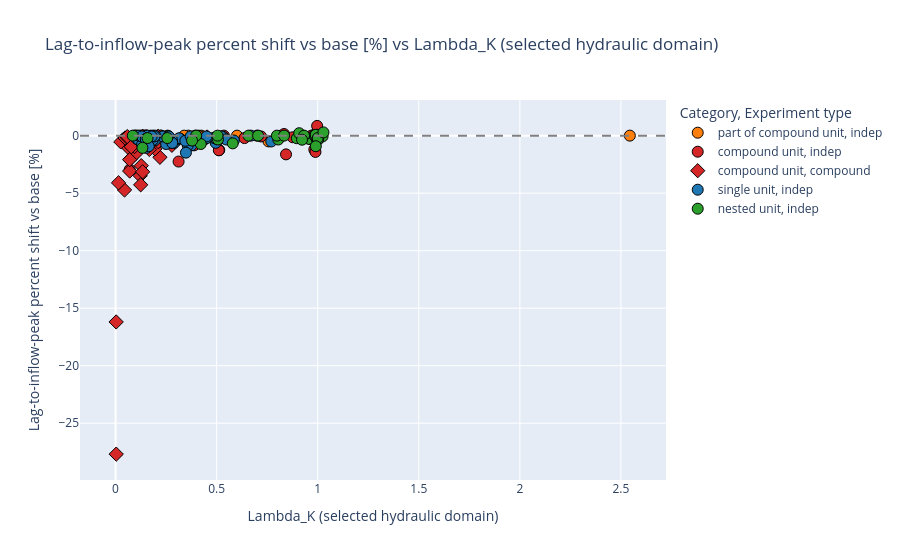
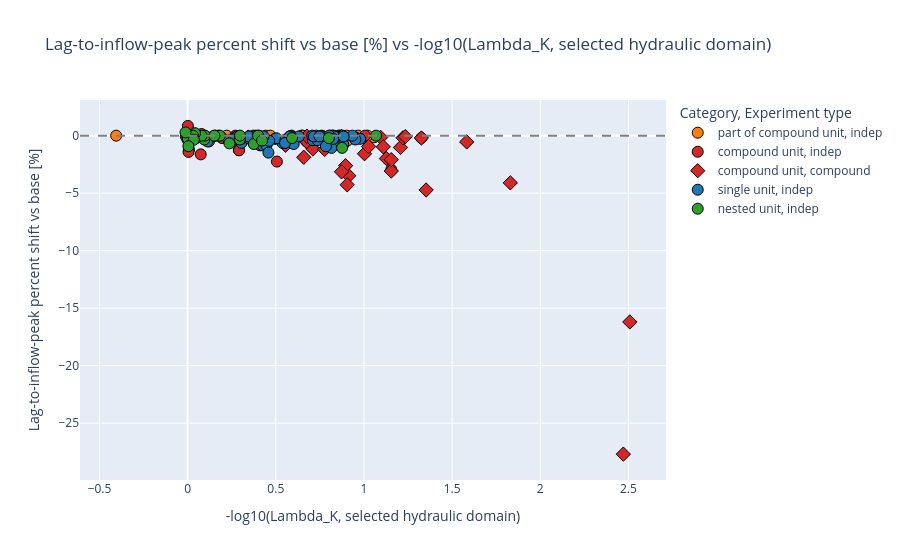
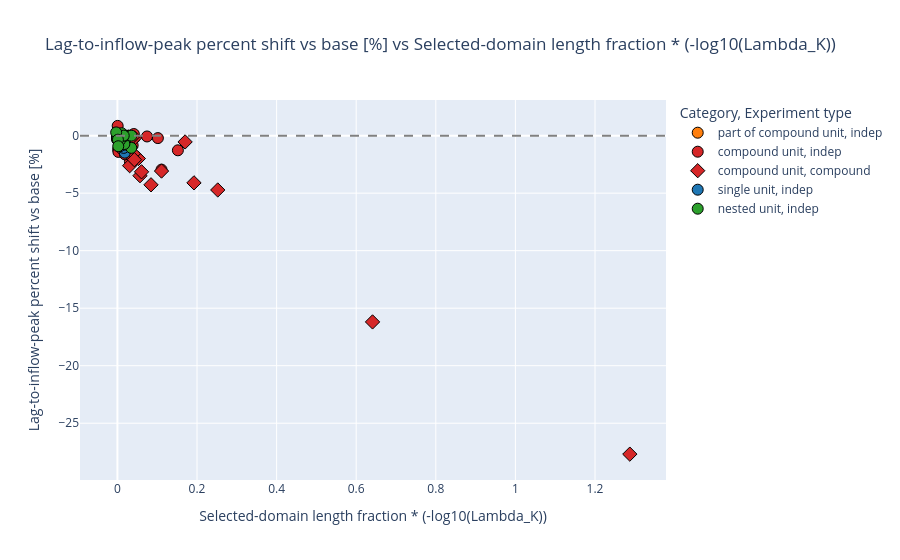

The notebook cell these images were saved under, in order:
### Markdown cell above
## Resistance/geometry formulation sensitivity

This block shows how the relationship changes as resistance is considered alone and then weighted by spatial extent and routed width share.

### Code cell
X_SENSITIVITY_METRICS = [
    "Lambda_matched",
    "neg_log10_lambda",
    "length_weighted_log_lambda",
    "len_fraction_width_weighted_log_lambda",
    "child_parent_weighted_log_lambda",
    "child_parent_width_weighted_log_lambda",
]

for x_metric in X_SENSITIVITY_METRICS:
    if x_metric not in plot_df or not pd.to_numeric(plot_df[x_metric], errors="coerce").notna().any():
        print(f"Skipping unavailable metric: {x_metric}")
        continue
    make_timing_scatter(
        plot_df,
        x=x_metric,
        y=PRIMARY_Y_METRIC,
        color="plot_category",
        symbol="mode",
        hover_fields=["example_id", "target_id", "state_id"],
    ).show()

### Figure 1 — Plotly figure (JSON) as saved in the notebook; plotly's stock layout.template omitted (floating-point values rounded to 4 significant figures; data arrays with more than 128 entries replaced by an {"elided": "..."} marker saying what was removed)
{"data": [{"customdata": {"elided": "54x3 mixed values"}, "hovertemplate": "Category=part of compound unit<br>Experiment type=indep<br>Lambda_K (selected hydraulic domain)=%{x}<br>Lag-to-inflow-peak percent shift vs base [%]=%{y}<br>Example ID=%{customdata[0]}<br>Unit / bubble id=%{customdata[1]}<br>state_id=%{customdata[2]}<extra></extra>", "legendgroup": "part of compound unit, indep", "marker": {"color": "#ff7f0e", "line": {"color": "black", "width": 1}, "size": 11, "symbol": "circle"}, "mode": "markers", "name": "part of compound unit, indep", "orientation": "v", "showlegend": true, "type": "scatter", "x": [0.1625, 0.7565, 0.1807, 0.137, 0.09536, 0.1498, 0.1107, 0.1283, 0.124, 0.3612, 0.4245, 0.6008, 2.544, 0.4102, 0.9998, 0.1862, 0.8187, 0.1392, 0.2573, 0.3602, 0.2256, 0.9996, 0.988, 0.9949, 0.9951, 0.9999, 0.9924, 0.3394, 0.9999, 0.9958, 0.1342, 0.9998, 0.4269, 0.9991, 0.9879, 0.08756, 0.09546, 0.155, 1.0, 0.9879, 0.9936, 0.2232, 0.1501, 0.174, 0.9876, 0.9998, 0.9993, 0.9989, 0.1254, 0.1379, 0.9827, 0.1082, 0.9801, 0.9203], "xaxis": "x", "y": [-0.1252, -0.5006, -0.1252, 0.0, -0.3755, 0.0, -0.211, -0.211, -0.4219, -0.1679, 0.0, 0.0, 0.0, 0.0, 0.0, 0.0, 0.0, 0.0, 0.0, 0.0, 0.0, 0.0, 0.07077, 0.07077, 0.0, 0.0, 0.07077, 0.0, -0.07077, 0.07077, -0.2123, 0.07077, -0.1415, -0.07077, 0.07077, -0.1415, 0.0, 0.0, 0.0, -0.07077, -0.1415, 0.0, 0.0, 0.0, 0.0, 0.09188, 0.0, 0.0, 0.0, -0.07077, 0.07077, 0.0, 0.0, 0.0], "yaxis": "y"}, {"customdata": [["02", 19, "S012_unit_19"], ["02", 24, "S025_unit_24"], ["02", 16, "S026_unit_16"], ["03", 24, "S027_unit_24"], ["03", 10, "S028_unit_10"], ["03", 16, "S031_unit_16"], ["05", 11, "S025_unit_11"], ["13", 40, "S041_unit_40"], ["13", 18, "S046_unit_18"], ["13", 51, "S049_unit_51"], ["13", 54, "S054_unit_54"], ["13", 44, "S056_unit_44"], ["13", 50, "S057_unit_50"], ["15", 169, "S095_unit_169"], ["15", 26, "S111_unit_26"], ["15", 144, "S113_unit_144"], ["15", 181, "S115_unit_181"], ["15", 141, "S121_unit_141"], ["15", 195, "S128_unit_195"], ["15", 204, "S130_unit_204"], ["15", 66, "S144_unit_66"], ["15", 49, "S146_unit_49"], ["15", 137, "S154_unit_137"], ["15", 88, "S165_unit_88"], ["15", 68, "S166_unit_68"], ["15", 64, "S169_unit_64"], ["15", 36, "S176_unit_36"], ["15", 21, "S179_unit_21"], ["15", 30, "S185_unit_30"], ["15", 57, "S198_unit_57"], ["15", 186, "S199_unit_186"], ["15", 35, "S201_unit_35"], ["15", 157, "S202_unit_157"], ["15", 24, "S203_unit_24"], ["15", 199, "S204_unit_199"]], "hovertemplate": "Category=compound unit<br>Experiment type=indep<br>Lambda_K (selected hydraulic domain)=%{x}<br>Lag-to-inflow-peak percent shift vs base [%]=%{y}<br>Example ID=%{customdata[0]}<br>Unit / bubble id=%{customdata[1]}<br>state_id=%{customdata[2]}<extra></extra>", "legendgroup": "compound unit, indep", "marker": {"color": "#d62728", "line": {"color": "black", "width": 1}, "size": 11, "symbol": "circle"}, "mode": "markers", "name": "compound unit, indep", "orientation": "v", "showlegend": true, "type": "scatter", "x": [0.513, 0.3118, 1.011, 0.5361, 0.3884, 0.06999, 0.2116, 0.04725, 0.1307, 0.9936, 0.9798, 0.9959, 0.9925, 1.003, 0.7197, 0.9833, 0.8765, 1.005, 0.9684, 0.134, 0.1678, 0.9172, 0.9971, 0.9684, 0.1123, 0.9619, 0.6379, 0.9889, 0.5109, 0.9748, 0.9945, 0.8333, 0.9287, 0.09885, 0.8433], "xaxis": "x", "y": [-1.252, -2.253, 0.0, 0.0, -0.8439, -2.954, -0.5036, -0.1989, -0.1326, 0.0, 0.0, 0.0, 0.0, 0.0, -0.07077, -1.203, -0.1415, -0.2831, -0.07077, 0.0, -0.3539, 0.0, 0.8493, 0.0, -0.1415, -0.2831, -0.2123, -1.415, -1.274, -0.07077, 0.07077, 0.1415, -0.2123, 0.0, -1.628], "yaxis": "y"}, {"customdata": [["02", 5, "CB001_bubble_5"], ["02", 2, "CB002_bubble_2"], ["02", 4, "CB003_bubble_4"], ["03", 14, "CB001_bubble_14"], ["03", 9, "CB002_bubble_9"], ["03", 10, "CB003_bubble_10"], ["03", 4, "CB005_bubble_4"], ["03", 12, "CB006_bubble_12"], ["05", 14, "CB001_bubble_14"], ["05", 7, "CB002_bubble_7"], ["05", 9, "CB003_bubble_9"], ["05", 13, "CB004_bubble_13"], ["05", 15, "CB005_bubble_15"], ["05", 17, "CB006_bubble_17"], ["05", 26, "CB007_bubble_26"], ["05", 33, "CB008_bubble_33"], ["13", 3, "CB001_bubble_3"], ["13", 5, "CB002_bubble_5"], ["13", 13, "CB003_bubble_13"], ["13", 19, "CB004_bubble_19"], ["13", 23, "CB005_bubble_23"], ["13", 9, "CB006_bubble_9"], ["13", 12, "CB007_bubble_12"], ["13", 16, "CB008_bubble_16"], ["13", 20, "CB009_bubble_20"], ["13", 26, "CB010_bubble_26"], ["15", 4, "CB001_bubble_4"], ["15", 3, "CB002_bubble_3"], ["15", 6, "CB003_bubble_6"], ["15", 2, "CB005_bubble_2"], ["15", 10, "CB006_bubble_10"], ["15", 9, "CB007_bubble_9"]], "hovertemplate": "Category=compound unit<br>Experiment type=compound<br>Lambda_K (selected hydraulic domain)=%{x}<br>Lag-to-inflow-peak percent shift vs base [%]=%{y}<br>Example ID=%{customdata[0]}<br>Unit / bubble id=%{customdata[1]}<br>state_id=%{customdata[2]}<extra></extra>", "legendgroup": "compound unit, compound", "marker": {"color": "#d62728", "line": {"color": "black", "width": 1}, "size": 11, "symbol": "diamond"}, "mode": "markers", "name": "compound unit, compound", "orientation": "v", "showlegend": true, "type": "scatter", "x": [0.04442, 0.122, 0.1271, 0.01479, 0.1244, 0.06999, 0.2195, 0.06208, 0.07455, 0.2788, 0.193, 0.09927, 0.195, 0.09415, 0.2116, 0.134, 0.02613, 0.04725, 0.06004, 0.1307, 0.1481, 0.4529, 0.0804, 0.1473, 0.0583, 0.2107, 0.003379, 0.003104, 0.07001, 0.134, 0.07774, 0.1671], "xaxis": "x", "y": [-4.723, -3.483, -2.612, -4.103, -4.274, -3.077, -1.88, -1.026, -1.992, -0.8386, -0.6813, -1.572, -1.153, -0.9434, -0.5241, -3.145, -0.5456, -0.2046, -0.1876, -0.1194, -0.1535, -0.1194, -0.1535, -0.1364, -0.08525, -0.05115, -27.69, -16.19, -2.09, -0.07463, -0.9701, -1.194], "yaxis": "y"}, {"customdata": {"elided": "54x3 mixed values"}, "hovertemplate": "Category=single unit<br>Experiment type=indep<br>Lambda_K (selected hydraulic domain)=%{x}<br>Lag-to-inflow-peak percent shift vs base [%]=%{y}<br>Example ID=%{customdata[0]}<br>Unit / bubble id=%{customdata[1]}<br>state_id=%{customdata[2]}<extra></extra>", "legendgroup": "single unit, indep", "marker": {"color": "#1f77b4", "line": {"color": "black", "width": 1}, "size": 11, "symbol": "circle"}, "mode": "markers", "name": "single unit, indep", "orientation": "v", "showlegend": true, "type": "scatter", "x": [0.4954, 0.5852, 0.2829, 0.2899, 0.1512, 0.1695, 0.3752, 0.3571, 0.3482, 0.4849, 0.4452, 0.5325, 0.3199, 0.3142, 0.2785, 0.388, 0.4377, 0.1051, 0.4499, 0.516, 0.1536, 0.5226, 0.4984, 0.1302, 0.3451, 0.1952, 0.5479, 0.7703, 0.2503, 0.112, 0.1527, 0.1836, 0.131, 0.147, 0.6991, 0.3945, 0.2576, 0.2341, 0.6693, 0.172, 0.4505, 0.2636, 0.3713, 0.1964, 0.1163, 0.1712, 0.2629, 0.1574, 0.1921, 0.1787, 0.1305, 0.2805, 0.1494, 0.1644], "xaxis": "x", "y": [-0.6258, -0.4219, -0.6329, -0.6329, -0.4219, -0.4219, -0.8439, -0.8439, -1.477, -0.1835, -0.1679, -0.1119, -0.2798, -0.2238, -0.3358, -0.2798, -0.3358, -0.2798, -0.2238, -0.2798, -0.3917, -0.05596, -0.2798, -0.1119, -0.4477, -0.3917, -0.3358, -0.5036, -0.7275, -0.3358, -1.063, -0.3917, -0.7834, -0.06631, 0.0, 0.0, -0.06631, -0.06631, 0.0, -0.06631, -0.06631, -0.06631, -0.06631, 0.0, 0.0, -0.06631, -0.06631, 0.0, -0.06631, -0.06631, -0.06631, -0.6369, -0.2831, -0.92], "yaxis": "y"}, {"customdata": [["03", 20, "S006_unit_20"], ["03", 19, "S014_unit_19"], ["03", 6, "S024_unit_6"], ["03", 8, "S025_unit_8"], ["03", 26, "S026_unit_26"], ["05", 23, "S018_unit_23"], ["05", 36, "S020_unit_36"], ["05", 34, "S027_unit_34"], ["05", 37, "S030_unit_37"], ["05", 27, "S034_unit_27"], ["05", 24, "S037_unit_24"], ["05", 28, "S042_unit_28"], ["05", 25, "S043_unit_25"], ["13", 52, "S018_unit_52"], ["13", 26, "S019_unit_26"], ["13", 5, "S021_unit_5"], ["13", 28, "S038_unit_28"], ["13", 21, "S042_unit_21"], ["13", 33, "S045_unit_33"], ["13", 22, "S052_unit_22"], ["13", 56, "S053_unit_56"], ["13", 29, "S058_unit_29"], ["15", 92, "S009_unit_92"], ["15", 183, "S018_unit_183"], ["15", 65, "S024_unit_65"], ["15", 100, "S046_unit_100"], ["15", 40, "S067_unit_40"], ["15", 98, "S080_unit_98"], ["15", 201, "S082_unit_201"], ["15", 129, "S087_unit_129"], ["15", 9, "S112_unit_9"], ["15", 69, "S114_unit_69"], ["15", 53, "S116_unit_53"], ["15", 185, "S170_unit_185"], ["15", 14, "S171_unit_14"], ["15", 128, "S175_unit_128"]], "hovertemplate": "Category=nested unit<br>Experiment type=indep<br>Lambda_K (selected hydraulic domain)=%{x}<br>Lag-to-inflow-peak percent shift vs base [%]=%{y}<br>Example ID=%{customdata[0]}<br>Unit / bubble id=%{customdata[1]}<br>state_id=%{customdata[2]}<extra></extra>", "legendgroup": "nested unit, indep", "marker": {"color": "#2ca02c", "line": {"color": "black", "width": 1}, "size": 11, "symbol": "circle"}, "mode": "markers", "name": "nested unit, indep", "orientation": "v", "showlegend": true, "type": "scatter", "x": [0.2559, 0.1582, 0.991, 0.9948, 0.9758, 0.805, 0.5065, 0.8967, 0.9563, 0.995, 0.5797, 0.1331, 0.4215, 0.6576, 0.5045, 0.7981, 0.7053, 0.8336, 0.9838, 0.3986, 1.024, 0.08534, 0.9975, 1.006, 1.0, 0.9885, 0.9958, 0.99, 0.9084, 1.001, 0.3785, 1.0, 0.9323, 1.028, 0.9224, 0.9907], "xaxis": "x", "y": [-0.211, -0.211, -0.211, -0.211, -0.211, -0.3358, -0.3358, -0.2238, -0.2798, -0.3358, -0.6715, -1.063, -0.7275, 0.0, 0.0, 0.0, 0.0, 0.0, 0.0, 0.0, -0.06631, 0.0, 0.0, 0.0, 0.07077, 0.0, 0.0, 0.07077, 0.2123, -0.3539, -0.4246, -0.2123, 0.0, 0.2831, -0.3539, -0.92], "yaxis": "y"}], "layout": {"legend": {"title": {"text": "Category, Experiment type"}, "tracegroupgap": 0}, "shapes": [{"line": {"color": "gray", "dash": "dash"}, "type": "line", "x0": 0, "x1": 1, "xref": "x domain", "y0": 0, "y1": 0, "yref": "y"}], "title": {"text": "Lag-to-inflow-peak percent shift vs base [%] vs Lambda_K (selected hydraulic domain)"}, "xaxis": {"anchor": "y", "domain": [0, 1], "title": {"text": "Lambda_K (selected hydraulic domain)"}}, "yaxis": {"anchor": "x", "domain": [0, 1], "title": {"text": "Lag-to-inflow-peak percent shift vs base [%]"}}}}

### Figure 2 — Plotly figure (JSON) as saved in the notebook; plotly's stock layout.template omitted (floating-point values rounded to 4 significant figures; data arrays with more than 128 entries replaced by an {"elided": "..."} marker saying what was removed)
{"data": [{"customdata": {"elided": "54x3 mixed values"}, "hovertemplate": "Category=part of compound unit<br>Experiment type=indep<br>-log10(Lambda_K, selected hydraulic domain)=%{x}<br>Lag-to-inflow-peak percent shift vs base [%]=%{y}<br>Example ID=%{customdata[0]}<br>Unit / bubble id=%{customdata[1]}<br>state_id=%{customdata[2]}<extra></extra>", "legendgroup": "part of compound unit, indep", "marker": {"color": "#ff7f0e", "line": {"color": "black", "width": 1}, "size": 11, "symbol": "circle"}, "mode": "markers", "name": "part of compound unit, indep", "orientation": "v", "showlegend": true, "type": "scatter", "x": [0.7892, 0.1212, 0.7429, 0.8633, 1.021, 0.8245, 0.9558, 0.8918, 0.9067, 0.4423, 0.3721, 0.2213, -0.4055, 0.387, 6.919e-05, 0.73, 0.08688, 0.8565, 0.5895, 0.4435, 0.6466, 0.0001543, 0.005247, 0.002236, 0.002148, 3.392e-05, 0.003313, 0.4693, 4.473e-05, 0.001812, 0.8723, 9.658e-05, 0.3697, 0.0003988, 0.005276, 1.058, 1.02, 0.8096, -2.881e-05, 0.005271, 0.002788, 0.6513, 0.8236, 0.7595, 0.00541, 7.706e-05, 0.0003239, 0.0004907, 0.9019, 0.8603, 0.007591, 0.9659, 0.008708, 0.03609], "xaxis": "x", "y": [-0.1252, -0.5006, -0.1252, 0.0, -0.3755, 0.0, -0.211, -0.211, -0.4219, -0.1679, 0.0, 0.0, 0.0, 0.0, 0.0, 0.0, 0.0, 0.0, 0.0, 0.0, 0.0, 0.0, 0.07077, 0.07077, 0.0, 0.0, 0.07077, 0.0, -0.07077, 0.07077, -0.2123, 0.07077, -0.1415, -0.07077, 0.07077, -0.1415, 0.0, 0.0, 0.0, -0.07077, -0.1415, 0.0, 0.0, 0.0, 0.0, 0.09188, 0.0, 0.0, 0.0, -0.07077, 0.07077, 0.0, 0.0, 0.0], "yaxis": "y"}, {"customdata": [["02", 19, "S012_unit_19"], ["02", 24, "S025_unit_24"], ["02", 16, "S026_unit_16"], ["03", 24, "S027_unit_24"], ["03", 10, "S028_unit_10"], ["03", 16, "S031_unit_16"], ["05", 11, "S025_unit_11"], ["13", 40, "S041_unit_40"], ["13", 18, "S046_unit_18"], ["13", 51, "S049_unit_51"], ["13", 54, "S054_unit_54"], ["13", 44, "S056_unit_44"], ["13", 50, "S057_unit_50"], ["15", 169, "S095_unit_169"], ["15", 26, "S111_unit_26"], ["15", 144, "S113_unit_144"], ["15", 181, "S115_unit_181"], ["15", 141, "S121_unit_141"], ["15", 195, "S128_unit_195"], ["15", 204, "S130_unit_204"], ["15", 66, "S144_unit_66"], ["15", 49, "S146_unit_49"], ["15", 137, "S154_unit_137"], ["15", 88, "S165_unit_88"], ["15", 68, "S166_unit_68"], ["15", 64, "S169_unit_64"], ["15", 36, "S176_unit_36"], ["15", 21, "S179_unit_21"], ["15", 30, "S185_unit_30"], ["15", 57, "S198_unit_57"], ["15", 186, "S199_unit_186"], ["15", 35, "S201_unit_35"], ["15", 157, "S202_unit_157"], ["15", 24, "S203_unit_24"], ["15", 199, "S204_unit_199"]], "hovertemplate": "Category=compound unit<br>Experiment type=indep<br>-log10(Lambda_K, selected hydraulic domain)=%{x}<br>Lag-to-inflow-peak percent shift vs base [%]=%{y}<br>Example ID=%{customdata[0]}<br>Unit / bubble id=%{customdata[1]}<br>state_id=%{customdata[2]}<extra></extra>", "legendgroup": "compound unit, indep", "marker": {"color": "#d62728", "line": {"color": "black", "width": 1}, "size": 11, "symbol": "circle"}, "mode": "markers", "name": "compound unit, indep", "orientation": "v", "showlegend": true, "type": "scatter", "x": [0.2899, 0.5061, -0.004591, 0.2708, 0.4108, 1.155, 0.6745, 1.326, 0.8837, 0.002797, 0.008863, 0.001778, 0.003284, -0.001185, 0.1429, 0.007335, 0.05725, -0.002032, 0.01394, 0.873, 0.7753, 0.03755, 0.001245, 0.01396, 0.9497, 0.01688, 0.1952, 0.004854, 0.2917, 0.01107, 0.002398, 0.07917, 0.03211, 1.005, 0.07401], "xaxis": "x", "y": [-1.252, -2.253, 0.0, 0.0, -0.8439, -2.954, -0.5036, -0.1989, -0.1326, 0.0, 0.0, 0.0, 0.0, 0.0, -0.07077, -1.203, -0.1415, -0.2831, -0.07077, 0.0, -0.3539, 0.0, 0.8493, 0.0, -0.1415, -0.2831, -0.2123, -1.415, -1.274, -0.07077, 0.07077, 0.1415, -0.2123, 0.0, -1.628], "yaxis": "y"}, {"customdata": [["02", 5, "CB001_bubble_5"], ["02", 2, "CB002_bubble_2"], ["02", 4, "CB003_bubble_4"], ["03", 14, "CB001_bubble_14"], ["03", 9, "CB002_bubble_9"], ["03", 10, "CB003_bubble_10"], ["03", 4, "CB005_bubble_4"], ["03", 12, "CB006_bubble_12"], ["05", 14, "CB001_bubble_14"], ["05", 7, "CB002_bubble_7"], ["05", 9, "CB003_bubble_9"], ["05", 13, "CB004_bubble_13"], ["05", 15, "CB005_bubble_15"], ["05", 17, "CB006_bubble_17"], ["05", 26, "CB007_bubble_26"], ["05", 33, "CB008_bubble_33"], ["13", 3, "CB001_bubble_3"], ["13", 5, "CB002_bubble_5"], ["13", 13, "CB003_bubble_13"], ["13", 19, "CB004_bubble_19"], ["13", 23, "CB005_bubble_23"], ["13", 9, "CB006_bubble_9"], ["13", 12, "CB007_bubble_12"], ["13", 16, "CB008_bubble_16"], ["13", 20, "CB009_bubble_20"], ["13", 26, "CB010_bubble_26"], ["15", 4, "CB001_bubble_4"], ["15", 3, "CB002_bubble_3"], ["15", 6, "CB003_bubble_6"], ["15", 2, "CB005_bubble_2"], ["15", 10, "CB006_bubble_10"], ["15", 9, "CB007_bubble_9"]], "hovertemplate": "Category=compound unit<br>Experiment type=compound<br>-log10(Lambda_K, selected hydraulic domain)=%{x}<br>Lag-to-inflow-peak percent shift vs base [%]=%{y}<br>Example ID=%{customdata[0]}<br>Unit / bubble id=%{customdata[1]}<br>state_id=%{customdata[2]}<extra></extra>", "legendgroup": "compound unit, compound", "marker": {"color": "#d62728", "line": {"color": "black", "width": 1}, "size": 11, "symbol": "diamond"}, "mode": "markers", "name": "compound unit, compound", "orientation": "v", "showlegend": true, "type": "scatter", "x": [1.352, 0.9138, 0.8958, 1.83, 0.905, 1.155, 0.6585, 1.207, 1.128, 0.5546, 0.7145, 1.003, 0.7101, 1.026, 0.6745, 0.873, 1.583, 1.326, 1.222, 0.8837, 0.8294, 0.344, 1.095, 0.8317, 1.234, 0.6763, 2.471, 2.508, 1.155, 0.873, 1.109, 0.7771], "xaxis": "x", "y": [-4.723, -3.483, -2.612, -4.103, -4.274, -3.077, -1.88, -1.026, -1.992, -0.8386, -0.6813, -1.572, -1.153, -0.9434, -0.5241, -3.145, -0.5456, -0.2046, -0.1876, -0.1194, -0.1535, -0.1194, -0.1535, -0.1364, -0.08525, -0.05115, -27.69, -16.19, -2.09, -0.07463, -0.9701, -1.194], "yaxis": "y"}, {"customdata": {"elided": "54x3 mixed values"}, "hovertemplate": "Category=single unit<br>Experiment type=indep<br>-log10(Lambda_K, selected hydraulic domain)=%{x}<br>Lag-to-inflow-peak percent shift vs base [%]=%{y}<br>Example ID=%{customdata[0]}<br>Unit / bubble id=%{customdata[1]}<br>state_id=%{customdata[2]}<extra></extra>", "legendgroup": "single unit, indep", "marker": {"color": "#1f77b4", "line": {"color": "black", "width": 1}, "size": 11, "symbol": "circle"}, "mode": "markers", "name": "single unit, indep", "orientation": "v", "showlegend": true, "type": "scatter", "x": [0.305, 0.2327, 0.5484, 0.5377, 0.8206, 0.7708, 0.4258, 0.4472, 0.4581, 0.3144, 0.3514, 0.2737, 0.4949, 0.5028, 0.5552, 0.4111, 0.3588, 0.9785, 0.3469, 0.2874, 0.8135, 0.2819, 0.3024, 0.8854, 0.4621, 0.7095, 0.2613, 0.1133, 0.6015, 0.9508, 0.8162, 0.7361, 0.8827, 0.8326, 0.1554, 0.4039, 0.589, 0.6306, 0.1744, 0.7644, 0.3463, 0.579, 0.4303, 0.7068, 0.9342, 0.7664, 0.5802, 0.8029, 0.7164, 0.7479, 0.8843, 0.552, 0.8256, 0.7841], "xaxis": "x", "y": [-0.6258, -0.4219, -0.6329, -0.6329, -0.4219, -0.4219, -0.8439, -0.8439, -1.477, -0.1835, -0.1679, -0.1119, -0.2798, -0.2238, -0.3358, -0.2798, -0.3358, -0.2798, -0.2238, -0.2798, -0.3917, -0.05596, -0.2798, -0.1119, -0.4477, -0.3917, -0.3358, -0.5036, -0.7275, -0.3358, -1.063, -0.3917, -0.7834, -0.06631, 0.0, 0.0, -0.06631, -0.06631, 0.0, -0.06631, -0.06631, -0.06631, -0.06631, 0.0, 0.0, -0.06631, -0.06631, 0.0, -0.06631, -0.06631, -0.06631, -0.6369, -0.2831, -0.92], "yaxis": "y"}, {"customdata": [["03", 20, "S006_unit_20"], ["03", 19, "S014_unit_19"], ["03", 6, "S024_unit_6"], ["03", 8, "S025_unit_8"], ["03", 26, "S026_unit_26"], ["05", 23, "S018_unit_23"], ["05", 36, "S020_unit_36"], ["05", 34, "S027_unit_34"], ["05", 37, "S030_unit_37"], ["05", 27, "S034_unit_27"], ["05", 24, "S037_unit_24"], ["05", 28, "S042_unit_28"], ["05", 25, "S043_unit_25"], ["13", 52, "S018_unit_52"], ["13", 26, "S019_unit_26"], ["13", 5, "S021_unit_5"], ["13", 28, "S038_unit_28"], ["13", 21, "S042_unit_21"], ["13", 33, "S045_unit_33"], ["13", 22, "S052_unit_22"], ["13", 56, "S053_unit_56"], ["13", 29, "S058_unit_29"], ["15", 92, "S009_unit_92"], ["15", 183, "S018_unit_183"], ["15", 65, "S024_unit_65"], ["15", 100, "S046_unit_100"], ["15", 40, "S067_unit_40"], ["15", 98, "S080_unit_98"], ["15", 201, "S082_unit_201"], ["15", 129, "S087_unit_129"], ["15", 9, "S112_unit_9"], ["15", 69, "S114_unit_69"], ["15", 53, "S116_unit_53"], ["15", 185, "S170_unit_185"], ["15", 14, "S171_unit_14"], ["15", 128, "S175_unit_128"]], "hovertemplate": "Category=nested unit<br>Experiment type=indep<br>-log10(Lambda_K, selected hydraulic domain)=%{x}<br>Lag-to-inflow-peak percent shift vs base [%]=%{y}<br>Example ID=%{customdata[0]}<br>Unit / bubble id=%{customdata[1]}<br>state_id=%{customdata[2]}<extra></extra>", "legendgroup": "nested unit, indep", "marker": {"color": "#2ca02c", "line": {"color": "black", "width": 1}, "size": 11, "symbol": "circle"}, "mode": "markers", "name": "nested unit, indep", "orientation": "v", "showlegend": true, "type": "scatter", "x": [0.5919, 0.8007, 0.003931, 0.002246, 0.01062, 0.09421, 0.2954, 0.04736, 0.0194, 0.002196, 0.2368, 0.8759, 0.3752, 0.1821, 0.2971, 0.09792, 0.1517, 0.07902, 0.007105, 0.3995, -0.01036, 1.069, 0.001096, -0.002698, -0.0001121, 0.005044, 0.001819, 0.004359, 0.04174, -0.0006327, 0.422, -8.033e-05, 0.03045, -0.01213, 0.03506, 0.004066], "xaxis": "x", "y": [-0.211, -0.211, -0.211, -0.211, -0.211, -0.3358, -0.3358, -0.2238, -0.2798, -0.3358, -0.6715, -1.063, -0.7275, 0.0, 0.0, 0.0, 0.0, 0.0, 0.0, 0.0, -0.06631, 0.0, 0.0, 0.0, 0.07077, 0.0, 0.0, 0.07077, 0.2123, -0.3539, -0.4246, -0.2123, 0.0, 0.2831, -0.3539, -0.92], "yaxis": "y"}], "layout": {"legend": {"title": {"text": "Category, Experiment type"}, "tracegroupgap": 0}, "shapes": [{"line": {"color": "gray", "dash": "dash"}, "type": "line", "x0": 0, "x1": 1, "xref": "x domain", "y0": 0, "y1": 0, "yref": "y"}], "title": {"text": "Lag-to-inflow-peak percent shift vs base [%] vs -log10(Lambda_K, selected hydraulic domain)"}, "xaxis": {"anchor": "y", "domain": [0, 1], "title": {"text": "-log10(Lambda_K, selected hydraulic domain)"}}, "yaxis": {"anchor": "x", "domain": [0, 1], "title": {"text": "Lag-to-inflow-peak percent shift vs base [%]"}}}}

### Figure 3 — Plotly figure (JSON) as saved in the notebook; plotly's stock layout.template omitted (floating-point values rounded to 4 significant figures; data arrays with more than 128 entries replaced by an {"elided": "..."} marker saying what was removed)
{"data": [{"customdata": {"elided": "54x3 mixed values"}, "hovertemplate": "Category=part of compound unit<br>Experiment type=indep<br>Selected-domain length fraction * (-log10(Lambda_K))=%{x}<br>Lag-to-inflow-peak percent shift vs base [%]=%{y}<br>Example ID=%{customdata[0]}<br>Unit / bubble id=%{customdata[1]}<br>state_id=%{customdata[2]}<extra></extra>", "legendgroup": "part of compound unit, indep", "marker": {"color": "#ff7f0e", "line": {"color": "black", "width": 1}, "size": 11, "symbol": "circle"}, "mode": "markers", "name": "part of compound unit, indep", "orientation": "v", "showlegend": true, "type": "scatter", "x": [0.005488, 0.0226, 0.003395, 0.004764, 0.007821, 0.007955, 0.0122, 0.01342, 0.0205, 0.003213, 0.001474, 0.000926, -0.001073, 0.00139, 7.435e-06, 0.002698, 0.002819, 0.004046, 0.001971, 0.00194, 0.001495, 8.04e-05, 0.002734, 0.0005716, 0.000549, 1.767e-05, 0.001726, 0.002522, 2.33e-05, 0.0004632, 0.005502, 2.468e-05, 0.003665, 0.0002078, 6.915e-05, 0.004668, 0.001394, 0.001789, -1.501e-05, 0.001347, 0.001452, 0.002579, 0.004868, 0.001426, 0.002819, 4.015e-05, 8.279e-05, 0.0002556, 0.006542, 0.006161, 0.00194, 0.004988, 0.002226, 0.009224], "xaxis": "x", "y": [-0.1252, -0.5006, -0.1252, 0.0, -0.3755, 0.0, -0.211, -0.211, -0.4219, -0.1679, 0.0, 0.0, 0.0, 0.0, 0.0, 0.0, 0.0, 0.0, 0.0, 0.0, 0.0, 0.0, 0.07077, 0.07077, 0.0, 0.0, 0.07077, 0.0, -0.07077, 0.07077, -0.2123, 0.07077, -0.1415, -0.07077, 0.07077, -0.1415, 0.0, 0.0, 0.0, -0.07077, -0.1415, 0.0, 0.0, 0.0, 0.0, 0.09188, 0.0, 0.0, 0.0, -0.07077, 0.07077, 0.0, 0.0, 0.0], "yaxis": "y"}, {"customdata": [["02", 19, "S012_unit_19"], ["02", 24, "S025_unit_24"], ["02", 16, "S026_unit_16"], ["03", 24, "S027_unit_24"], ["03", 10, "S028_unit_10"], ["03", 16, "S031_unit_16"], ["05", 11, "S025_unit_11"], ["13", 40, "S041_unit_40"], ["13", 18, "S046_unit_18"], ["13", 51, "S049_unit_51"], ["13", 54, "S054_unit_54"], ["13", 44, "S056_unit_44"], ["13", 50, "S057_unit_50"], ["15", 169, "S095_unit_169"], ["15", 26, "S111_unit_26"], ["15", 144, "S113_unit_144"], ["15", 181, "S115_unit_181"], ["15", 141, "S121_unit_141"], ["15", 195, "S128_unit_195"], ["15", 204, "S130_unit_204"], ["15", 66, "S144_unit_66"], ["15", 49, "S146_unit_49"], ["15", 137, "S154_unit_137"], ["15", 88, "S165_unit_88"], ["15", 68, "S166_unit_68"], ["15", 64, "S169_unit_64"], ["15", 36, "S176_unit_36"], ["15", 21, "S179_unit_21"], ["15", 30, "S185_unit_30"], ["15", 57, "S198_unit_57"], ["15", 186, "S199_unit_186"], ["15", 35, "S201_unit_35"], ["15", 157, "S202_unit_157"], ["15", 24, "S203_unit_24"], ["15", 199, "S204_unit_199"]], "hovertemplate": "Category=compound unit<br>Experiment type=indep<br>Selected-domain length fraction * (-log10(Lambda_K))=%{x}<br>Lag-to-inflow-peak percent shift vs base [%]=%{y}<br>Example ID=%{customdata[0]}<br>Unit / bubble id=%{customdata[1]}<br>state_id=%{customdata[2]}<extra></extra>", "legendgroup": "compound unit, indep", "marker": {"color": "#d62728", "line": {"color": "black", "width": 1}, "size": 11, "symbol": "circle"}, "mode": "markers", "name": "compound unit, indep", "orientation": "v", "showlegend": true, "type": "scatter", "x": [0.00997, 0.03145, -0.0008558, 0.02846, 0.03832, 0.1109, 0.01267, 0.04301, 0.02797, 0.0003005, 0.0009525, 0.000191, 0.0003529, -0.0003029, 0.07443, 0.001875, 0.01463, -0.0005194, 0.003562, 0.01144, 0.01351, 0.01956, 0.0006488, 0.007273, 0.0114, 0.008793, 0.1017, 0.002529, 0.152, 0.00577, 0.0006128, 0.04125, 0.008206, 0.01294, 0.01892], "xaxis": "x", "y": [-1.252, -2.253, 0.0, 0.0, -0.8439, -2.954, -0.5036, -0.1989, -0.1326, 0.0, 0.0, 0.0, 0.0, 0.0, -0.07077, -1.203, -0.1415, -0.2831, -0.07077, 0.0, -0.3539, 0.0, 0.8493, 0.0, -0.1415, -0.2831, -0.2123, -1.415, -1.274, -0.07077, 0.07077, 0.1415, -0.2123, 0.0, -1.628], "yaxis": "y"}, {"customdata": [["02", 5, "CB001_bubble_5"], ["02", 2, "CB002_bubble_2"], ["02", 4, "CB003_bubble_4"], ["03", 14, "CB001_bubble_14"], ["03", 9, "CB002_bubble_9"], ["03", 10, "CB003_bubble_10"], ["03", 4, "CB005_bubble_4"], ["03", 12, "CB006_bubble_12"], ["05", 14, "CB001_bubble_14"], ["05", 7, "CB002_bubble_7"], ["05", 9, "CB003_bubble_9"], ["05", 13, "CB004_bubble_13"], ["05", 15, "CB005_bubble_15"], ["05", 17, "CB006_bubble_17"], ["05", 26, "CB007_bubble_26"], ["05", 33, "CB008_bubble_33"], ["13", 3, "CB001_bubble_3"], ["13", 5, "CB002_bubble_5"], ["13", 13, "CB003_bubble_13"], ["13", 19, "CB004_bubble_19"], ["13", 23, "CB005_bubble_23"], ["13", 9, "CB006_bubble_9"], ["13", 12, "CB007_bubble_12"], ["13", 16, "CB008_bubble_16"], ["13", 20, "CB009_bubble_20"], ["13", 26, "CB010_bubble_26"], ["15", 4, "CB001_bubble_4"], ["15", 3, "CB002_bubble_3"], ["15", 6, "CB003_bubble_6"], ["15", 2, "CB005_bubble_2"], ["15", 10, "CB006_bubble_10"], ["15", 9, "CB007_bubble_9"]], "hovertemplate": "Category=compound unit<br>Experiment type=compound<br>Selected-domain length fraction * (-log10(Lambda_K))=%{x}<br>Lag-to-inflow-peak percent shift vs base [%]=%{y}<br>Example ID=%{customdata[0]}<br>Unit / bubble id=%{customdata[1]}<br>state_id=%{customdata[2]}<extra></extra>", "legendgroup": "compound unit, compound", "marker": {"color": "#d62728", "line": {"color": "black", "width": 1}, "size": 11, "symbol": "diamond"}, "mode": "markers", "name": "compound unit, compound", "orientation": "v", "showlegend": true, "type": "scatter", "x": [0.2521, 0.05679, 0.03081, 0.1924, 0.08443, 0.1109, 0.03865, 0.03263, 0.05259, 0.01457, 0.01082, 0.03994, 0.01807, 0.02531, 0.01267, 0.06065, 0.1701, 0.04301, 0.0264, 0.02797, 0.01786, 0.007948, 0.03608, 0.03688, 0.01268, 0.01287, 1.288, 0.641, 0.04262, 0.01144, 0.01954, 0.01108], "xaxis": "x", "y": [-4.723, -3.483, -2.612, -4.103, -4.274, -3.077, -1.88, -1.026, -1.992, -0.8386, -0.6813, -1.572, -1.153, -0.9434, -0.5241, -3.145, -0.5456, -0.2046, -0.1876, -0.1194, -0.1535, -0.1194, -0.1535, -0.1364, -0.08525, -0.05115, -27.69, -16.19, -2.09, -0.07463, -0.9701, -1.194], "yaxis": "y"}, {"customdata": {"elided": "54x3 mixed values"}, "hovertemplate": "Category=single unit<br>Experiment type=indep<br>Selected-domain length fraction * (-log10(Lambda_K))=%{x}<br>Lag-to-inflow-peak percent shift vs base [%]=%{y}<br>Example ID=%{customdata[0]}<br>Unit / bubble id=%{customdata[1]}<br>state_id=%{customdata[2]}<extra></extra>", "legendgroup": "single unit, indep", "marker": {"color": "#1f77b4", "line": {"color": "black", "width": 1}, "size": 11, "symbol": "circle"}, "mode": "markers", "name": "single unit, indep", "orientation": "v", "showlegend": true, "type": "scatter", "x": [0.007183, 0.005622, 0.009676, 0.009635, 0.01456, 0.01121, 0.01122, 0.01441, 0.01856, 0.00242, 0.00198, 0.001987, 0.003909, 0.004034, 0.004064, 0.003938, 0.003414, 0.005814, 0.003572, 0.003499, 0.00649, 0.003666, 0.003156, 0.008271, 0.007542, 0.00969, 0.006416, 0.003184, 0.01104, 0.0155, 0.01571, 0.01291, 0.01824, 0.004673, 0.001106, 0.003355, 0.005478, 0.005491, 0.002151, 0.003743, 0.002696, 0.006338, 0.005809, 0.005618, 0.005868, 0.00933, 0.007765, 0.008132, 0.01741, 0.01699, 0.02502, 0.006765, 0.006925, 0.006494], "xaxis": "x", "y": [-0.6258, -0.4219, -0.6329, -0.6329, -0.4219, -0.4219, -0.8439, -0.8439, -1.477, -0.1835, -0.1679, -0.1119, -0.2798, -0.2238, -0.3358, -0.2798, -0.3358, -0.2798, -0.2238, -0.2798, -0.3917, -0.05596, -0.2798, -0.1119, -0.4477, -0.3917, -0.3358, -0.5036, -0.7275, -0.3358, -1.063, -0.3917, -0.7834, -0.06631, 0.0, 0.0, -0.06631, -0.06631, 0.0, -0.06631, -0.06631, -0.06631, -0.06631, 0.0, 0.0, -0.06631, -0.06631, 0.0, -0.06631, -0.06631, -0.06631, -0.6369, -0.2831, -0.92], "yaxis": "y"}, {"customdata": [["03", 20, "S006_unit_20"], ["03", 19, "S014_unit_19"], ["03", 6, "S024_unit_6"], ["03", 8, "S025_unit_8"], ["03", 26, "S026_unit_26"], ["05", 23, "S018_unit_23"], ["05", 36, "S020_unit_36"], ["05", 34, "S027_unit_34"], ["05", 37, "S030_unit_37"], ["05", 27, "S034_unit_27"], ["05", 24, "S037_unit_24"], ["05", 28, "S042_unit_28"], ["05", 25, "S043_unit_25"], ["13", 52, "S018_unit_52"], ["13", 26, "S019_unit_26"], ["13", 5, "S021_unit_5"], ["13", 28, "S038_unit_28"], ["13", 21, "S042_unit_21"], ["13", 33, "S045_unit_33"], ["13", 22, "S052_unit_22"], ["13", 56, "S053_unit_56"], ["13", 29, "S058_unit_29"], ["15", 92, "S009_unit_92"], ["15", 183, "S018_unit_183"], ["15", 65, "S024_unit_65"], ["15", 100, "S046_unit_100"], ["15", 40, "S067_unit_40"], ["15", 98, "S080_unit_98"], ["15", 201, "S082_unit_201"], ["15", 129, "S087_unit_129"], ["15", 9, "S112_unit_9"], ["15", 69, "S114_unit_69"], ["15", 53, "S116_unit_53"], ["15", 185, "S170_unit_185"], ["15", 14, "S171_unit_14"], ["15", 128, "S175_unit_128"]], "hovertemplate": "Category=nested unit<br>Experiment type=indep<br>Selected-domain length fraction * (-log10(Lambda_K))=%{x}<br>Lag-to-inflow-peak percent shift vs base [%]=%{y}<br>Example ID=%{customdata[0]}<br>Unit / bubble id=%{customdata[1]}<br>state_id=%{customdata[2]}<extra></extra>", "legendgroup": "nested unit, indep", "marker": {"color": "#2ca02c", "line": {"color": "black", "width": 1}, "size": 11, "symbol": "circle"}, "mode": "markers", "name": "nested unit, indep", "orientation": "v", "showlegend": true, "type": "scatter", "x": [0.016, 0.02164, 0.0002307, 0.0002096, 0.001117, 0.002397, 0.007762, 0.0007174, 0.0005098, 0.0001024, 0.006026, 0.03487, 0.0175, 0.01957, 0.006422, 0.001864, 0.004998, 0.003504, 0.0001641, 0.01771, -0.001114, 0.03522, 0.0005709, -0.0006896, -5.843e-05, 0.002628, 0.0009477, 0.002271, 0.01067, -0.0003297, 0.006015, -4.186e-05, 0.01587, -0.0031, 0.001294, 0.002118], "xaxis": "x", "y": [-0.211, -0.211, -0.211, -0.211, -0.211, -0.3358, -0.3358, -0.2238, -0.2798, -0.3358, -0.6715, -1.063, -0.7275, 0.0, 0.0, 0.0, 0.0, 0.0, 0.0, 0.0, -0.06631, 0.0, 0.0, 0.0, 0.07077, 0.0, 0.0, 0.07077, 0.2123, -0.3539, -0.4246, -0.2123, 0.0, 0.2831, -0.3539, -0.92], "yaxis": "y"}], "layout": {"legend": {"title": {"text": "Category, Experiment type"}, "tracegroupgap": 0}, "shapes": [{"line": {"color": "gray", "dash": "dash"}, "type": "line", "x0": 0, "x1": 1, "xref": "x domain", "y0": 0, "y1": 0, "yref": "y"}], "title": {"text": "Lag-to-inflow-peak percent shift vs base [%] vs Selected-domain length fraction * (-log10(Lambda_K))"}, "xaxis": {"anchor": "y", "domain": [0, 1], "title": {"text": "Selected-domain length fraction * (-log10(Lambda_K))"}}, "yaxis": {"anchor": "x", "domain": [0, 1], "title": {"text": "Lag-to-inflow-peak percent shift vs base [%]"}}}}
